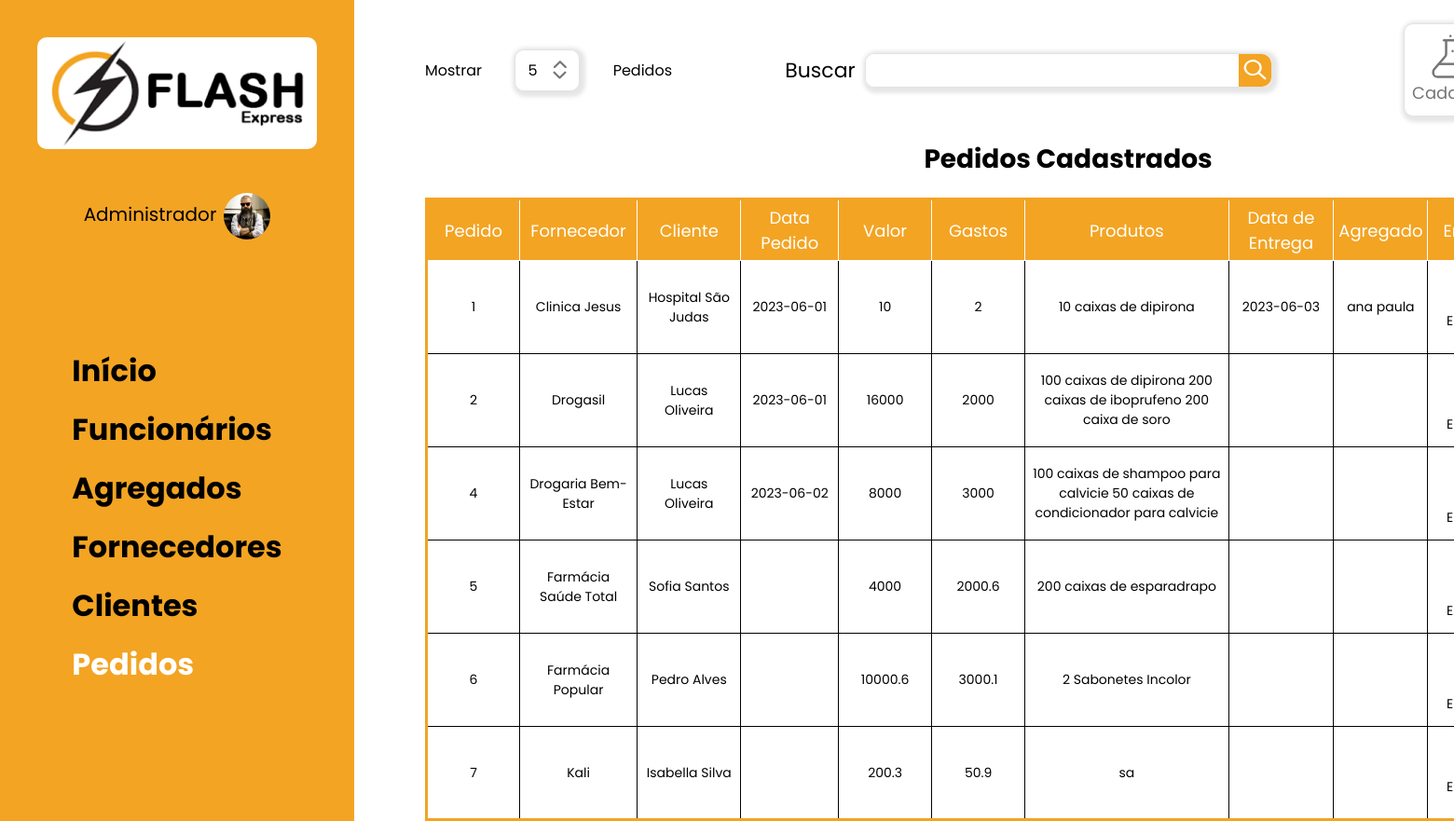
The app's page /view/pedidos.php (signed in) with its own data.
### tables this page shows
CREATE TABLE `pedidos` (
  `idPedido` int(5) NOT NULL,
  `idFornecedor` int(5) NOT NULL,
  `idCliente` int(5) NOT NULL,
  `dataPedido` date DEFAULT NULL,
  `valor` double(10,2) DEFAULT NULL,
  `gastos` double(10,2) DEFAULT NULL,
  `produtos` varchar(500) NOT NULL,
  `entrega` tinyint(1) NOT NULL DEFAULT 0,
  `dataEntrega` date DEFAULT NULL,
  `idAgregado` int(5) DEFAULT NULL
);

CREATE TABLE `fornecedores` (
  `idFornecedor` int(10) NOT NULL,
  `nome` varchar(100) NOT NULL,
  `email` varchar(100) NOT NULL,
  `cnpj` varchar(40) NOT NULL,
  `telefone` varchar(15) DEFAULT NULL,
  `rua` varchar(100) DEFAULT NULL,
  `bairro` varchar(50) DEFAULT NULL,
  `numero` varchar(5) DEFAULT NULL,
  `cidade` varchar(100) DEFAULT NULL,
  `cep` varchar(15) DEFAULT NULL,
  `estado` varchar(40) DEFAULT NULL,
  `pais` varchar(50) DEFAULT NULL
);

CREATE TABLE `clientes` (
  `idCliente` int(10) NOT NULL,
  `nome` varchar(100) NOT NULL,
  `email` varchar(100) NOT NULL,
  `cnpj` varchar(40) NOT NULL,
  `telefone` varchar(15) DEFAULT NULL,
  `rua` varchar(100) DEFAULT NULL,
  `bairro` varchar(50) DEFAULT NULL,
  `numero` varchar(5) DEFAULT NULL,
  `cidade` varchar(100) DEFAULT NULL,
  `cep` varchar(15) DEFAULT NULL,
  `estado` varchar(40) DEFAULT NULL,
  `pais` varchar(50) DEFAULT NULL
);

CREATE TABLE `agregados` (
  `idAgregado` int(10) NOT NULL,
  `nome` varchar(100) NOT NULL,
  `email` varchar(100) NOT NULL,
  `cpf` varchar(15) NOT NULL,
  `dataNasc` date DEFAULT NULL,
  `telefone` varchar(15) NOT NULL,
  `fotoNome` varchar(100) DEFAULT NULL,
  `fotoTipo` varchar(5) DEFAULT NULL,
  `fotoTam` int(10) DEFAULT NULL,
  `rua` varchar(100) DEFAULT NULL,
  `bairro` varchar(100) DEFAULT NULL,
  `numero` int(5) DEFAULT NULL,
  `cep` varchar(15) DEFAULT NULL,
  `cidade` varchar(100) DEFAULT NULL,
  `estado` varchar(40) DEFAULT NULL,
  `pais` varchar(50) DEFAULT NULL
);

### model/pedido.php (called while the page is built, shortened)
<?php
    class Pedido{
        public function mostrarPedido($pdo){
            $sth = $pdo->query("SELECT * FROM pedidos");
            $sth -> execute();
            return $sth->fetchAll(PDO::FETCH_ASSOC);
        }
    }
?>

### model/fornecedor.php (called while the page is built, shortened)
<?php
    class Fornecedor{
        static function pesquisarFornecedor($pdo, $id){
            $sth = $pdo->prepare("SELECT * from fornecedores WHERE idFornecedor=:id LIMIT 1");
            $sth->BindValue(':id', $id);
            $sth->execute();
            return $users = $sth->fetch(PDO::FETCH_ASSOC);
        }
    }
?>

### model/cliente.php (called while the page is built, shortened)
<?php
    class Cliente{
        static function pesquisarCliente($pdo, $id){
            $sth = $pdo->prepare("SELECT * from clientes WHERE idCliente=:id LIMIT 1");
            $sth->BindValue(':id', $id);
            $sth->execute();
            return $users = $sth->fetch(PDO::FETCH_ASSOC);
        }
    }
?>

### model/agregado.php (called while the page is built, shortened)
<?php
    class Agregado{
        static function pesquisarAgregado($pdo, $id){
            $sth = $pdo->prepare("SELECT * from agregados WHERE idAgregado=:id LIMIT 1");
            $sth->BindValue(':id', $id);
            $sth->execute();
            return $users = $sth->fetch(PDO::FETCH_ASSOC);
        }
    }
?>

### view/pedidos.php (the view, shortened to what this page needs)
<?PHP
    include('../config/conexao.php');
    include('../model/cliente.php');
    include('../model/fornecedor.php');
    include('../model/pedido.php');
    include('../model/agregado.php');
    $pedidos = new Pedido();
    $mostrar_pedidos = $pedidos->mostrarPedido($pdo);
?>
<!DOCTYPE html>
<html lang="pt-br">
<head>
    <link rel="stylesheet" href="../css/style.css">
</head>
<body>
    <div class="container-inicial">
        <aside class="menu-lateral">
           <div class="menu-lateral-logo">
                <img src="../assents/img/logo.jpg" alt="logo da empresa">
           </div>
            <div class="menu-lateral-usuario">
                <span class="ml-usuario-nome">
                    <?php
                        echo $_SESSION['nome'];
                    ?>
                </span>
                <div class="ml-usuario-foto">
                    <?php echo "<img src='../assents/fotos/funcionarios/".$_SESSION['fotoNome']."'>"?>
                </div>
            </div>
            <nav class="menu-lateral-nav">
                <ul>
                   <li class="mlv-elemento"><a href="inicio.php">Início</a></li>
                   <li class="mlv-elemento"><a href="funcionarios.php">Funcionários</a></li>
                   <li class="mlv-elemento"><a href="agregados.php">Agregados</a></li>
                   <li class="mlv-elemento"><a href="fornecedores.php">Fornecedores</a></li>
                   <li class="mlv-elemento"><a href="clientes.php">Clientes</a></li>
                   <li class="mlv-elemento selecao"><a href="pedidos.php">Pedidos</a></li>
                </ul>
            </nav>
        </aside>
    </div>
    <main class="principal-pedidos">
        <header class="header-pedidos">
            <div class="mostrador-elementos">
                <span>Mostrar</span>
                <div class="seletor-elementos">
                    <span></span>
                    <img src="../assents/img/setas.svg">
                </div>
                <span>Pedidos</span>
            </div>
            <div class="buscador">
                <label for="busca">Buscar</label>
                <div class="barra-buscar">
                    <input type="search" name="busca" id="busca">
                    <div class="btn-buscar">
                        <img  src="../assents/img/icon-buscar.svg">
                    </div>
                </div>
            </div>
            <div class="pedido-btn-cadastrar" id="pedido-abrir-cadastro">
                <img src="../assents/img/icon-add-pedidos.svg" alt="">
                <span>Cadastrar</span>
            </div>
        </header>
        <section class="tabela-pedidos">
                <h2>Pedidos Cadastrados</h2>
                <table class="tabela">
                    <thead>
                        <tr>
                            <td>Pedido</td>
                            <td>Fornecedor</td>
                            <td>Cliente</td>
                            <td>Data Pedido</td>
                            <td>Valor</td>
                            <td>Gastos</td>
                            <td>Produtos</td>
                            <td>Data  de Entrega</td>
                            <td>Agregado</td>
                            <td>Entrega</td>
                        </tr>
                    </thead>
                    <tbody id="tabela-corpo">
                        <?php
                            foreach($mostrar_pedidos as $linha){
                                $clientePesquisado = Cliente::pesquisarCliente($pdo, $linha['idCliente']);
                                $fornecedorPesquisado = Fornecedor::pesquisarFornecedor($pdo, $linha['idFornecedor']);
                                echo "
                                    <tr>
                                        <td>".$linha['idPedido']."</td>
                                        <td>".$fornecedorPesquisado['nome']."</td>
                                        <td>".$clientePesquisado['nome']."</td>
                                        <td>".$linha['dataPedido']."</td>
                                        <td>".$linha['valor']."</td>
                                        <td>".$linha['gastos']."</td>
                                        <td>".$linha['produtos']."</td>
                                        <td>".$linha['dataEntrega']."</td>
                                    ";
                                if($linha['idAgregado'] != NULL){
                                    $agregadoPesquisado = Agregado::pesquisarAgregado($pdo,$linha['idAgregado']);
                                    echo "<td>".$agregadoPesquisado['nome']."</td>";
                                }else{
                                    echo "<td></td>";
                                };
                                if($linha['entrega'] == 0){
                                    echo "
                                        <td><div class='entrega false'></div>
                                            <span>Não Entregue</span>
                                        </td>
                                    ";
                                }else{
                                    echo "
                                        <td><div class='entrega true'></div>
                                            <span>Entregue</span>
                                        </td>
                                    ";
                                }
                                echo
                                    "<td>
                                            <div class='btn-editar-pedidos'>
                                                <a href='#')>
                                                    <img src='../assents/img/icon-editar.svg'>
                                                </a>
                                            </div>
                                        </td>
                                        <td>
                                            <div class='btn-deletar-pedidos'>
                                                <a href='#')\">
                                                    <img src='../assents/img/icon-deletar.svg'>
                                                </a>
                                            </div>
                                        </td>
                                    </tr>
                                ";
                            }
                        ?>
                    </tbody>
                </table>
            </section>
    </main>
</body>
</html>

### css/style.css (style rules this page uses)
:root { --cor-principal: #F3A423; }
* { margin: 0; padding: 0; box-sizing: border-box; font-family: 'Poppins', sans-serif; }
img { width: 100%; }
a { text-decoration: none; color: #000; }
input { border: none; outline: none; font-weight: 400; font-size: 14px; }
.container-inicial { position: relative; background-color: #FFFFFF; }
.menu-lateral { position: fixed; width: 380px; height: 100%; left: 0px; top: 0px; background: #F3A423; display: flex; flex-direction: column; align-items: center; }
.menu-lateral-logo { width: 300px; margin: 40px; }
.menu-lateral-logo img { border-radius: 10px; }
.menu-lateral-usuario { display: flex; cursor: pointer; margin-bottom: 110px; }
.ml-usuario-nome { color: #000; font-size: 20px; font-weight: medium; margin-top: 8px; margin-right: 8px; }
.ml-usuario-foto { width: 50px; }
.ml-usuario-foto img { width: 50px; height: 50px; object-fit: cover; border-radius: 50%; }
.menu-lateral-nav ul { list-style: none; }
.mlv-elemento { padding-bottom: 15px; }
.mlv-elemento a { font-size: 32px; font-weight: 700; }
.selecao a { color: #FFFFFF; }
.principal-funcionarios, .principal-fornecedores, .principal-clientes, .principal-agregados, .principal-pedidos, .principal-perfil { position: absolute; left: 380px; top: 0px; }
.header-funcionarios, .header-fornecedores,.header-clientes, .header-agregados, .header-pedidos { position: relative; height: 150px; top: 0; left: 0; padding: 0 200px 0 76px; display: flex; align-items: center; justify-content: space-between; }
.funcionario-btn-cadastrar, .fornecedor-btn-cadastrar,.clientes-btn-cadastrar, .agregado-btn-cadastrar, .pedido-btn-cadastrar { width: 110px; height: 100px; margin: 20px; background: #FFFFFF; border: 1px solid #E2E2E2; box-shadow: 2px 2px 4px 4px rgba(0, 0, 0, 0.1); border-radius: 10px; cursor: pointer; display: flex; flex-direction: column; justify-content: center; align-items: center; }
.funcionario-btn-cadastrar img, .fornecedor-btn-cadastrar img,.clientes-btn-cadastrar img, .agregado-btn-cadastrar img, .pedido-btn-cadastrar img { width: 50px; }
.funcionario-btn-cadastrar span, .fornecedor-btn-cadastrar span,.clientes-btn-cadastrar span, .agregado-btn-cadastrar span, .pedido-btn-cadastrar span { font-weight: medium; font-size: 18px; color: #757575; }
.mostrador-elementos { width: 265px; height: 45px; display: flex; align-items: center; justify-content: space-between; }
.seletor-elementos { width: 70px; height: 45px; padding: 0 5px; margin:0 5px; background: #FFFFFF; border: 1px solid #E2E2E2; box-shadow: 2px 2px 4px 4px rgba(0, 0, 0, 0.1); border-radius: 10px; display: flex; align-items: center; justify-content: space-around; cursor: pointer; }
.seletor-elementos span { font-size: 22; font-weight: medium; }
.seletor-elementos img { width: 15px; }
.buscador { height: 35px; display: flex; align-items: center; }
.buscador label { font-weight: medium; font-size: 22px; margin-right: 10px; }
.barra-buscar { display: flex; border: 1px solid #E2E2E2; border-radius: 10px; box-shadow: 2px 2px 4px 4px rgba(0, 0, 0, 0.1); }
.barra-buscar input { width: 400px; height: 35px; padding: 0 10px; background: #FFFFFF; border-top-left-radius: 10px; border-bottom-left-radius: 10px; font-size: 14px; font-weight: 400; }
.btn-buscar { width: 35px; height: 35px; background-color: var(--cor-principal); display: flex; justify-content: center; align-items: center; border-top-right-radius: 10px; border-bottom-right-radius: 10px; cursor: pointer; }
.btn-buscar img { width: 25px; }
.tabela-funcionarios, .tabela-fornecedores, .tabela-clientes, .tabela-agregados, .tabela-pedidos { margin-left: 76px; }
.tabela-funcionarios h2, .tabela-fornecedores h2, .tabela-clientes h2, .tabela-pedidos h2, .tabela-agregados h2 { font-size: 28px; text-align: center; margin-bottom: 20px; }
.tabela { width: 1380px; border: 3px solid #F3A423; }
table, td, th { border-collapse: collapse; vertical-align: middle; text-align: center; }
.tabela thead { background-color: #F3A423; font-size: 18px; font-weight: medium; color: #FFFFFF; }
.tabela thead > tr > td { text-align: center; padding: 5px; min-width: 70px; border: 1px solid #fff; }
.tabela tbody { font-size: 14px; font-weight: 400; }
.tabela tbody > tr > td { text-align: center; vertical-align: middle; padding: 5px 8px; min-width: 100px; height: 100px; border: 1px solid #000000; }

### records on screen
pedidos: idPedido "1", idFornecedor.nome "Clinica Jesus", idCliente.nome "Hospital São Judas", dataPedido "2023-06-01", valor "10", gastos "2", produtos "10 caixas de dipirona", dataEntrega "2023-06-03", idAgregado.nome "ana paula", entrega "Entregue"
pedidos: idPedido "2", idFornecedor.nome "Drogasil", idCliente.nome "Lucas Oliveira", dataPedido "2023-06-01", valor "16000", gastos "2000", produtos "100 caixas de dipirona 200 caixas de iboprufeno 200 caixa de soro"
pedidos: idPedido "4", idFornecedor.nome "Drogaria Bem-Estar", idCliente.nome "Lucas Oliveira", dataPedido "2023-06-02", valor "8000", gastos "3000", produtos "100 caixas de shampoo para calvicie 50 caixas de condicionador para calvicie"
pedidos: idPedido "5", idFornecedor.nome "Farmácia Saúde Total", idCliente.nome "Sofia Santos", valor "4000", gastos "2000.6", produtos "200 caixas de esparadrapo"
pedidos: idPedido "6", idFornecedor.nome "Farmácia Popular", idCliente.nome "Pedro Alves", valor "10000.6", gastos "3000.1", produtos "2 Sabonetes Incolor"
pedidos: idPedido "7", idFornecedor.nome "Kali", idCliente.nome "Isabella Silva", valor "200.3", gastos "50.9", produtos "sa", entrega "Entregue"

### other values on screen
$_SESSION['nome'] "Administrador"
